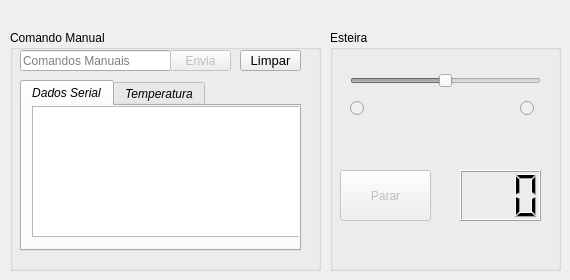
      <widget class="QWidget" name="tab_15">
       <attribute name="title">
        <string>Esteira / Manual</string>
       </attribute>
       <widget class="QGroupBox" name="groupBox_6">
        <property name="geometry">
         <rect>
          <x>10</x>
          <y>30</y>
          <width>311</width>
          <height>241</height>
         </rect>
        </property>
        <property name="title">
         <string>Comando Manual</string>
        </property>
        <widget class="QLineEdit" name="lineEdit_serialManual">
         <property name="geometry">
          <rect>
           <x>10</x>
           <y>20</y>
           <width>151</width>
           <height>21</height>
          </rect>
         </property>
         <property name="inputMask">
          <string/>
         </property>
         <property name="text">
          <string/>
         </property>
         <property name="placeholderText">
          <string>Comandos Manuais</string>
         </property>
        </widget>
        <widget class="QTabWidget" name="tabWidget_2">
         <property name="geometry">
          <rect>
           <x>10</x>
           <y>50</y>
           <width>281</width>
           <height>171</height>
          </rect>
         </property>
         <property name="font">
          <font>
           <family>Helvetica</family>
           <pointsize>9</pointsize>
           <italic>true</italic>
          </font>
         </property>
         <property name="currentIndex">
          <number>0</number>
         </property>
         <widget class="QWidget" name="tab_4">
          <attribute name="title">
           <string>Dados Serial</string>
          </attribute>
          <widget class="QTextEdit" name="textEdit_dadosSerial">
           <property name="geometry">
            <rect>
             <x>10</x>
             <y>0</y>
             <width>281</width>
             <height>131</height>
            </rect>
           </property>
           <property name="font">
            <font>
             <family>Helvetica</family>
             <pointsize>9</pointsize>
             <italic>true</italic>
            </font>
           </property>
          </widget>
         </widget>
         <widget class="QWidget" name="tab_5">
          <attribute name="title">
           <string>Temperatura</string>
          </attribute>
          <widget class="QTextEdit" name="textEdit_temperatura">
           <property name="geometry">
            <rect>
             <x>0</x>
             <y>0</y>
             <width>291</width>
             <height>141</height>
            </rect>
           </property>
           <property name="font">
            <font>
             <pointsize>8</pointsize>
            </font>
           </property>
          </widget>
         </widget>
        </widget>
        <widget class="QPushButton" name="pushButton_serialEnviaLinha">
         <property name="enabled">
          <bool>false</bool>
         </property>
         <property name="geometry">
          <rect>
           <x>160</x>
           <y>20</y>
           <width>61</width>
           <height>21</height>
          </rect>
         </property>
         <property name="text">
          <string>Envia</string>
         </property>
        </widget>
        <widget class="QPushButton" name="pushButton_limpaTexto">
         <property name="geometry">
          <rect>
           <x>230</x>
           <y>20</y>
           <width>61</width>
           <height>21</height>
          </rect>
         </property>
         <property name="font">
          <font>
           <pointsize>10</pointsize>
          </font>
         </property>
         <property name="text">
          <string>Limpar</string>
         </property>
        </widget>
       </widget>
       <widget class="QGroupBox" name="groupBox_4">
        <property name="geometry">
         <rect>
          <x>330</x>
          <y>30</y>
          <width>231</width>
          <height>241</height>
         </rect>
        </property>
        <property name="title">
         <string>Esteira</string>
        </property>
        <widget class="QSlider" name="horizontalSlider_esteira">
         <property name="enabled">
          <bool>false</bool>
         </property>
         <property name="geometry">
          <rect>
           <x>20</x>
           <y>40</y>
           <width>191</width>
           <height>22</height>
          </rect>
         </property>
         <property name="minimum">
          <number>-100</number>
         </property>
         <property name="maximum">
          <number>100</number>
         </property>
         <property name="orientation">
          <enum>Qt::Horizontal</enum>
         </property>
        </widget>
        <widget class="QLCDNumber" name="lcdNumber_esteiraVelocidade">
         <property name="geometry">
          <rect>
           <x>130</x>
           <y>140</y>
           <width>81</width>
           <height>51</height>
          </rect>
         </property>
         <property name="digitCount">
          <number>3</number>
         </property>
        </widget>
        <widget class="QPushButton" name="pushButton_esteiraParar">
         <property name="enabled">
          <bool>false</bool>
         </property>
         <property name="geometry">
          <rect>
           <x>10</x>
           <y>140</y>
           <width>91</width>
           <height>51</height>
          </rect>
         </property>
         <property name="text">
          <string>Parar</string>
         </property>
        </widget>
        <widget class="QRadioButton" name="radioButton_esteiraTras">
         <property name="enabled">
          <bool>false</bool>
         </property>
         <property name="geometry">
          <rect>
           <x>20</x>
           <y>70</y>
           <width>21</width>
           <height>17</height>
          </rect>
         </property>
         <property name="text">
          <string/>
         </property>
         <property name="autoExclusive">
          <bool>false</bool>
         </property>
        </widget>
        <widget class="QRadioButton" name="radioButton_esteiraFrente">
         <property name="enabled">
          <bool>false</bool>
         </property>
         <property name="geometry">
          <rect>
           <x>190</x>
           <y>70</y>
           <width>21</width>
           <height>17</height>
          </rect>
         </property>
         <property name="text">
          <string/>
         </property>
         <property name="checked">
          <bool>false</bool>
         </property>
         <property name="autoExclusive">
          <bool>false</bool>
         </property>
        </widget>
       </widget>
      </widget>
